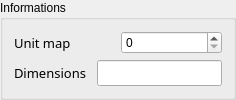
         <widget class="QGroupBox" name="groupBox">
          <property name="title">
           <string>Informations</string>
          </property>
          <layout class="QVBoxLayout" name="verticalLayout_10">
           <item>
            <layout class="QHBoxLayout" name="horizontalLayout_3">
             <item>
              <widget class="QLabel" name="Unit_KAD_label">
               <property name="sizePolicy">
                <sizepolicy hsizetype="Fixed" vsizetype="Preferred">
                 <horstretch>0</horstretch>
                 <verstretch>0</verstretch>
                </sizepolicy>
               </property>
               <property name="minimumSize">
                <size>
                 <width>77</width>
                 <height>0</height>
                </size>
               </property>
               <property name="maximumSize">
                <size>
                 <width>117</width>
                 <height>16777215</height>
                </size>
               </property>
               <property name="font">
                <font>
                 <family>Noto Sans Cond</family>
                 <pointsize>10</pointsize>
                 <weight>50</weight>
                 <italic>false</italic>
                 <bold>false</bold>
                </font>
               </property>
               <property name="styleSheet">
                <string notr="true">font: 10pt &quot;Noto Sans Cond&quot;;</string>
               </property>
               <property name="text">
                <string>Unit map</string>
               </property>
               <property name="alignment">
                <set>Qt::AlignLeading|Qt::AlignLeft|Qt::AlignVCenter</set>
               </property>
              </widget>
             </item>
             <item>
              <widget class="QSpinBox" name="KADBox">
               <property name="sizePolicy">
                <sizepolicy hsizetype="Preferred" vsizetype="Fixed">
                 <horstretch>0</horstretch>
                 <verstretch>0</verstretch>
                </sizepolicy>
               </property>
               <property name="minimumSize">
                <size>
                 <width>79</width>
                 <height>0</height>
                </size>
               </property>
               <property name="maximumSize">
                <size>
                 <width>16777215</width>
                 <height>16777215</height>
                </size>
               </property>
               <property name="toolTip">
                <string>&lt;html&gt;&lt;head/&gt;&lt;body&gt;&lt;p&gt;&lt;span style=&quot; font-size:11pt;&quot;&gt;Change the displayed data.&lt;/span&gt;&lt;/p&gt;&lt;/body&gt;&lt;/html&gt;</string>
               </property>
               <property name="maximum">
                <number>1000</number>
               </property>
               <property name="singleStep">
                <number>1</number>
               </property>
              </widget>
             </item>
            </layout>
           </item>
           <item>
            <layout class="QHBoxLayout" name="horizontalLayout_2">
             <item>
              <widget class="QLabel" name="DImension_label">
               <property name="sizePolicy">
                <sizepolicy hsizetype="Fixed" vsizetype="Preferred">
                 <horstretch>0</horstretch>
                 <verstretch>0</verstretch>
                </sizepolicy>
               </property>
               <property name="minimumSize">
                <size>
                 <width>77</width>
                 <height>0</height>
                </size>
               </property>
               <property name="maximumSize">
                <size>
                 <width>117</width>
                 <height>16777215</height>
                </size>
               </property>
               <property name="font">
                <font>
                 <family>Noto Sans Cond</family>
                 <pointsize>10</pointsize>
                 <weight>50</weight>
                 <italic>false</italic>
                 <bold>false</bold>
                </font>
               </property>
               <property name="styleSheet">
                <string notr="true">font: 10pt &quot;Noto Sans Cond&quot;;</string>
               </property>
               <property name="text">
                <string>Dimensions</string>
               </property>
               <property name="alignment">
                <set>Qt::AlignLeading|Qt::AlignLeft|Qt::AlignVCenter</set>
               </property>
              </widget>
             </item>
             <item>
              <widget class="QLineEdit" name="InfoValues_label">
               <property name="sizePolicy">
                <sizepolicy hsizetype="Preferred" vsizetype="Fixed">
                 <horstretch>0</horstretch>
                 <verstretch>0</verstretch>
                </sizepolicy>
               </property>
               <property name="minimumSize">
                <size>
                 <width>0</width>
                 <height>0</height>
                </size>
               </property>
               <property name="maximumSize">
                <size>
                 <width>16777215</width>
                 <height>16777215</height>
                </size>
               </property>
               <property name="font">
                <font>
                 <family>Noto Sans Cond</family>
                 <pointsize>10</pointsize>
                 <weight>50</weight>
                 <italic>false</italic>
                 <bold>false</bold>
                </font>
               </property>
               <property name="toolTip">
                <string>&lt;html&gt;&lt;head/&gt;&lt;body&gt;&lt;p&gt;&lt;span style=&quot; font-size:11pt;&quot;&gt;Give dimension of the displayed data.&lt;/span&gt;&lt;/p&gt;&lt;/body&gt;&lt;/html&gt;</string>
               </property>
               <property name="alignment">
                <set>Qt::AlignCenter</set>
               </property>
               <property name="readOnly">
                <bool>true</bool>
               </property>
              </widget>
             </item>
            </layout>
           </item>
          </layout>
         </widget>
